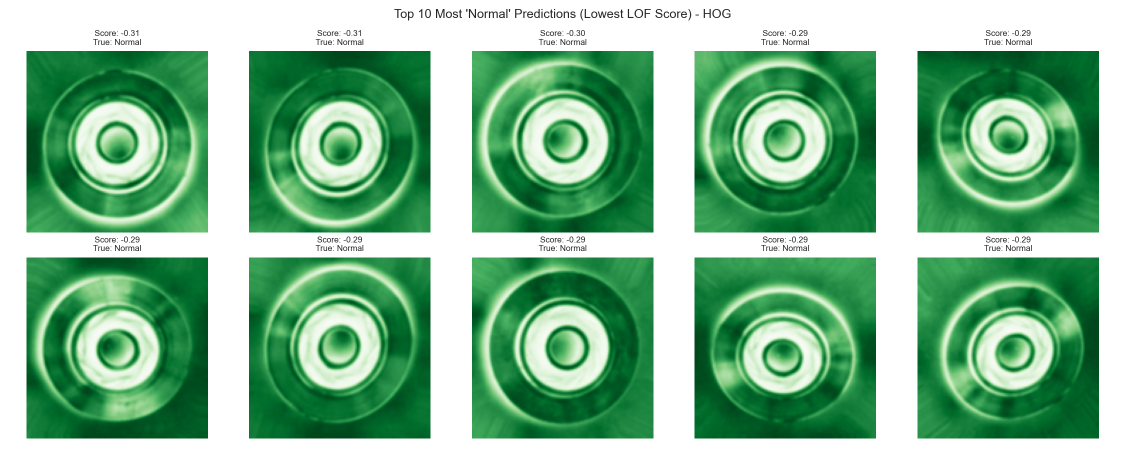
#> input picture grafikler_casting/HOG/4_En_Normal_Resimler.png, 2250 x 900 px, given as the content of the folder C:/Users/Irmak/Desktop/casting_data, which was not available (shown at 1/2 size)
$ python main.py
#> lines starting #> are read from the running program, lines starting #| are printed output that depends on the picture; pictures that were not available may be replaced by others from this repository, and a replacement may not be noted
import os
import glob
import argparse
import warnings
import time
import numpy as np
import cv2
import matplotlib.pyplot as plt
import seaborn as sns
from contextlib import contextmanager
from concurrent.futures import ThreadPoolExecutor

from matplotlib.colors import ListedColormap
from skimage.feature import hog, local_binary_pattern
from sklearn.preprocessing import RobustScaler
from sklearn.decomposition import PCA
from sklearn.model_selection import train_test_split
from sklearn.neighbors import LocalOutlierFactor
from sklearn.manifold import TSNE
from sklearn.metrics import (
    roc_auc_score,
    roc_curve,
    confusion_matrix,
    precision_recall_fscore_support,
    ConfusionMatrixDisplay,
)

warnings.filterwarnings("ignore")

# =========================
# Config
# =========================
DATA_PATH         = r"C:\Users\Irmak\Desktop\casting_data"
IMAGE_SIZE        = (128, 128)
TEST_SIZE         = 0.2
RANDOM_STATE      = 42

HOG_CELL_SIZE     = (8, 8)
HOG_ORIENTATIONS  = 12
HOG_BLOCK_NORM    = "L2-Hys"

LBP_SETTINGS      = [(1, 8), (2, 16), (3, 24)]   # çok ölçekli

PCA_COMPONENTS    = 0.95
LOF_K_VALUES      = [5, 10, 20, 30, 50, 75, 100]
LOF_CONTAMINATION = 0.10
LOF_METRIC        = "minkowski"

OUTPUT_DIR        = "./grafikler_casting"
TSNE_MAX_SAMPLES  = 2000
NORMAL_CLASS      = "ok_front"


@contextmanager
def timed(stage_name):
    start = time.perf_counter()
    yield
    elapsed = time.perf_counter() - start
    print(f"  [{stage_name}] {elapsed:.2f}s")


# =========================
# 1. Veri yükleme
# =========================
def preprocess(img_gray):
    """CLAHE → Gaussian Blur: lokal kontrast iyileştirme + gürültü bastırma."""
    clahe = cv2.createCLAHE(clipLimit=2.0, tileGridSize=(8, 8))
    img = clahe.apply(img_gray)
    img = cv2.GaussianBlur(img, (3, 3), 0)
    return img


def load_data(data_path, image_size, normal_class=NORMAL_CLASS):
#> called with data_path = 'C:\\Users\\Irmak\\Desktop\\casting_data', image_size = (128, 128), normal_class = 'ok_front'
    image_paths = []
    for ext in ("*.jpg", "*.jpeg", "*.png", "*.bmp"):
        image_paths.extend(glob.glob(os.path.join(data_path, "**", ext), recursive=True))
    if not image_paths:
        raise ValueError(f"Resim bulunamadı: {data_path}")

    images, labels, kept_paths = [], [], []
    for path in image_paths:
        img = cv2.imread(path, cv2.IMREAD_GRAYSCALE)
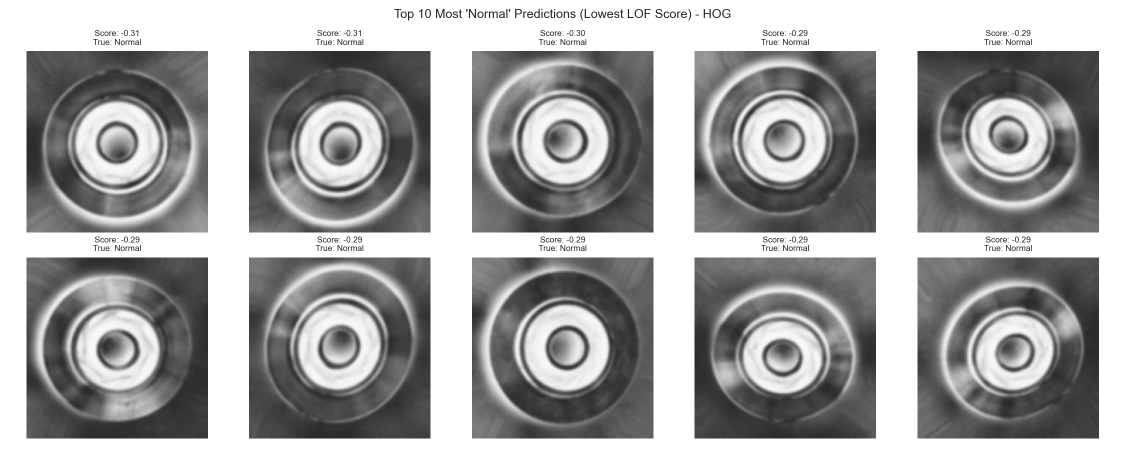
#> img: shape (900, 2250) (shown at 1/2 size); min 38, max 255, mean 162.9
        if img is None:
            continue
        img = cv2.resize(img, image_size, interpolation=cv2.INTER_AREA)
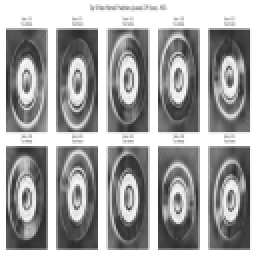
#> img: shape (128, 128) (shown 2 times larger); min 43, max 255, mean 162.9
        img = preprocess(img)
#> in preprocess, `img = clahe.apply(img_gray)`:
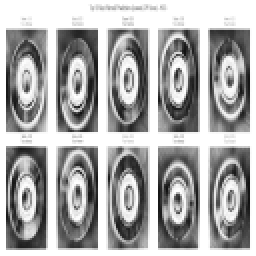
#> img: shape (128, 128) (shown 2 times larger); min 16, max 255, mean 170.2
#> in preprocess, `img = cv2.GaussianBlur(img, (3, 3), 0)`:
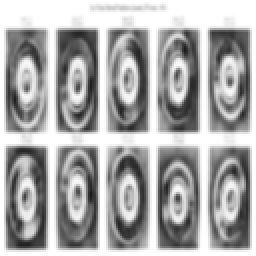
#> img: shape (128, 128) (shown 2 times larger); min 28, max 255, mean 170.2
        parent_dir = os.path.basename(os.path.dirname(path)).lower()
        label = 0 if normal_class.lower() in parent_dir else 1
        images.append(img)
        labels.append(label)
        kept_paths.append(path)

    return (
        np.array(images, dtype=np.uint8),
        np.array(labels, dtype=np.int32),
        np.array(kept_paths),
    )


# =========================
# 2. Feature extraction
# =========================
def _lbp_histogram(image_uint8, radius, n_points):
    lbp    = local_binary_pattern(image_uint8, P=n_points, R=radius, method="uniform")
    n_bins = n_points + 2
    hist, _ = np.histogram(lbp.ravel(), bins=np.arange(0, n_bins + 1), range=(0, n_bins))
    hist   = hist.astype(np.float32)
    hist  /= hist.sum() + 1e-8
    return hist

def _extract_hog_and_lbp(img):
    img_float = img.astype(np.float32) / 255.0
    hog_feat = hog(
        img_float,
        orientations=HOG_ORIENTATIONS,
        pixels_per_cell=HOG_CELL_SIZE,
        cells_per_block=(2, 2),
        block_norm=HOG_BLOCK_NORM,
        feature_vector=True,
    )
    lbp_feat = np.concatenate([
        _lbp_histogram(img, r, p) for r, p in LBP_SETTINGS
    ])
    return hog_feat, lbp_feat

def extract_features_parallel(images_uint8, n_jobs=1):
    with ThreadPoolExecutor(max_workers=n_jobs) as executor:
        results = list(executor.map(_extract_hog_and_lbp, images_uint8))
    hog_list, lbp_list = zip(*results)
    return np.array(hog_list, dtype=np.float32), np.array(lbp_list, dtype=np.float32)


# =========================
# 3. Model eğitimi
# =========================
# [132 lines left out: functions train_lof, _youden_threshold, evaluate_lof, plot_isolated_results, not called in this run]


# =========================
# Main Flow
# =========================
def main():
    parser = argparse.ArgumentParser()
    parser.add_argument("--skip_tsne", action="store_true")
    args = parser.parse_args()

    os.makedirs(OUTPUT_DIR, exist_ok=True)
    n_jobs = max(1, (os.cpu_count() or 2) - 1)

    print("Veriler yükleniyor...")
    with timed("load_data"):
        images, labels, _ = load_data(DATA_PATH, IMAGE_SIZE)
#> labels = [1]

    print(f"Toplam Görüntü: {len(images)} | Normal ({NORMAL_CLASS}): {(labels==0).sum()} | Anomali: {(labels==1).sum()}")
#| Toplam Görüntü: 1 | Normal (ok_front): 0 | Anomali: 1

    print("\nÖzellikler (Features) çıkarılıyor...")
    with timed("feature_extraction"):
        X_hog, X_lbp = extract_features_parallel(images, n_jobs=n_jobs)
#> in extract_features_parallel, `results = list(executor.map(_extract_hog_and_lbp, images_uint8))`: results = 1 item
    X_hog_lbp = np.concatenate((X_hog, X_lbp), axis=1)

    features_dict = {
        "HOG":     X_hog,
        "LBP":     X_lbp,
        "HOG+LBP": X_hog_lbp,
    }

    # Sabit veri ayrımı
    idx = np.arange(len(images))
#> idx = [0]
#> (the run stopped early here; a loop or call above may not have finished)
